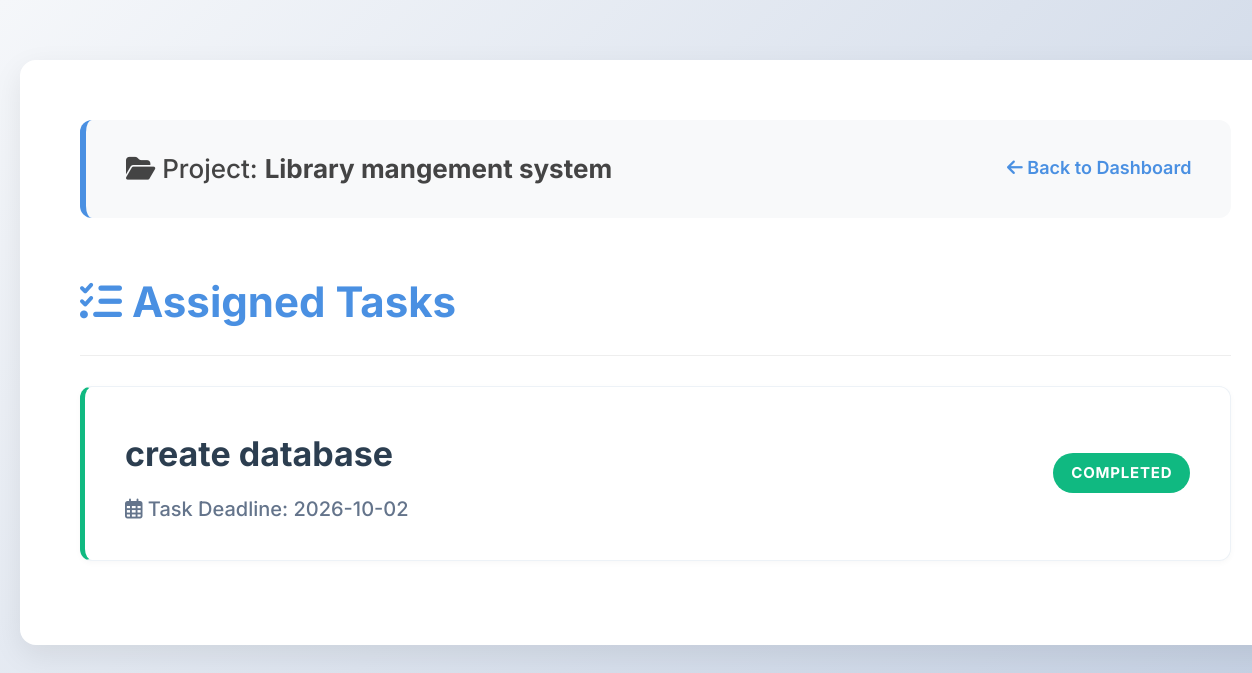
Page /project/6 (signed in) on the committed database.
### tables this page shows
CREATE TABLE projects (
            id INTEGER PRIMARY KEY AUTOINCREMENT,
            title TEXT NOT NULL,
            manager_id INTEGER,
            deadline DATE,
            status TEXT DEFAULT 'Ongoing'
        );

CREATE TABLE tasks (
            id INTEGER PRIMARY KEY AUTOINCREMENT,
            project_id INTEGER,
            developer_id INTEGER,
            title TEXT NOT NULL,
            deadline DATE,
            is_completed BOOLEAN DEFAULT 0,
            FOREIGN KEY (project_id) REFERENCES projects (id)
        );

### app.py (the view)
@app.route('/project/<int:project_id>')
def project_detail(project_id):
    if 'username' not in session:
        return redirect(url_for('login'))
    conn = get_db_connection()
    user_role = session.get('role')
    user_id = session.get('user_id')
    project = conn.execute('SELECT * FROM projects WHERE id = ?', (project_id,)).fetchone()
    if not project:
        conn.close()
        return "Project not found.", 404
    if user_role == 'manager':
        if project['manager_id'] != user_id:
            conn.close()
            return "Access Denied: You do not own this project.", 403
    elif user_role == 'developer':
        assigned_check = conn.execute('SELECT * FROM tasks WHERE project_id = ? AND developer_id = ?', (project_id, user_id)).fetchone()
        if not assigned_check:
            conn.close()
            return "Access Denied: You are not assigned to any tasks in this project.", 403
    if user_role == 'admin' or user_role == 'manager':
        tasks = conn.execute('SELECT * FROM tasks WHERE project_id = ?', (project_id,)).fetchall()
    else:
        tasks = conn.execute('SELECT * FROM tasks WHERE project_id = ? AND developer_id = ?', (project_id, user_id)).fetchall()
    conn.close()
    today = date.today().strftime('%Y-%m-%d')
    return render_template('project_detail.html', project=project, tasks=tasks, today=today, role=user_role)

### app.py (called while the page is built)
def get_db_connection():
    conn = sqlite3.connect('project_manager.db', timeout=10.0)
    conn.row_factory = sqlite3.Row
    return conn

### templates/project_detail.html (shortened to what this page needs)
<!DOCTYPE html>
<html>
<head>
    <link rel="stylesheet" href="https://cdnjs.cloudflare.com/ajax/libs/font-awesome/6.4.0/css/all.min.css">
    <link rel="stylesheet" href="{{ url_for('static', filename='style.css') }}">
</head>
<body>
    <div class="container">
        <div class="nav-bar">
            <span><i class="fas fa-folder-open"></i> Project: <strong>{{ project['title'] }}</strong></span>
            <a href="/" style="color: #4a90e2; font-weight: 600; text-decoration: none;">
                <i class="fas fa-arrow-left"></i> Back to Dashboard
            </a>
        </div>
        <h2 style="margin-bottom: 20px;"><i class="fas fa-tasks"></i> Assigned Tasks</h2>
        <hr style="border: 0; height: 1px; background: #eee; margin-bottom: 30px;">
        <ul>
            {% for task in tasks %}
                {% if task['is_completed'] == 1 %}
                    {% set badge_class = 'badge-green' %}
                    {% set status_text = 'Completed' %}
                    {% set border_color = '#10b981' %}
                {% elif today > task['deadline'] %}
                    {% set badge_class = 'badge-red' %}
                    {% set status_text = 'Overdue' %}
                    {% set border_color = '#ef4444' %}
                {% else %}
                    {% set badge_class = 'badge-blue' %}
                    {% set status_text = 'In Progress' %}
                    {% set border_color = '#3b82f6' %}
                {% endif %}
                <li class="task-card" style="border-left: 5px solid {{ border_color }}; display: flex; justify-content: space-between; align-items: center;">
                    <div>
                        <a href="/task/{{ task['id'] }}" class="task-title" style="display: inline-block; margin-top: 5px;">
                            {{ task['title'] }}
                        </a>
                        <br>
                        <small style="color: #64748b; font-weight: 500;">
                            <i class="far fa-calendar-alt"></i> Task Deadline: {{ task['deadline'] }}
                        </small>
                    </div>
                    <span class="badge {{ badge_class }}">{{ status_text }}</span>
                </li>
            {% else %}
                <p style="color: #94a3b8; font-style: italic;">No tasks assigned to this project yet.</p>
            {% endfor %}
        </ul>
    </div>
</body>
</html>

### static/style.css (style rules this page uses)
body { font-family: 'Inter', sans-serif; background: linear-gradient(135deg, #f5f7fa 0%, #c3cfe2 100%); background-attachment: fixed; color: #333; line-height: 1.6; margin: 0; padding: 40px 20px; font-size: 18px; }
h2 { font-size: 42px; color: #1a252f; font-weight: 700; margin-bottom: 30px; }
.container { width: 95%; max-width: 1400px; margin: 20px auto; background: #ffffff; padding: 60px; border-radius: 16px; box-shadow: 0 10px 30px rgba(0,0,0,0.08); }
.container h2, .container h2 i { color: #4a90e2; }
.nav-bar { display: flex; justify-content: space-between; align-items: center; background-color: #f8f9fa; padding: 28px 40px; border-radius: 12px; margin-bottom: 50px; border-left: 6px solid #4a90e2; }
.nav-bar span { font-size: 26px; font-weight: 500; color: #444; }
ul { list-style-type: none; padding: 0; }
li.task-card { background: #ffffff; margin: 24px 0; padding: 35px 40px; border-radius: 12px; border: 1px solid #edf2f7; box-shadow: 0 2px 6px rgba(0,0,0,0.03); transition: transform 0.2s, box-shadow 0.2s; display: flex; justify-content: space-between; align-items: center; }
a.task-title { color: #2c3e50; font-size: 34px; font-weight: 700; text-decoration: none; transition: color 0.2s; display: block; margin-bottom: 12px; }
li.task-card small, .task-card p { font-size: 20px; color: #64748b; }
.badge { padding: 8px 18px; border-radius: 20px; font-size: 15px; font-weight: 700; color: white; display: inline-block; margin-left: 12px; text-transform: uppercase; letter-spacing: 0.8px; }
.badge-green { background-color: #10b981; }

### rows in the picture
projects: title "Library mangement system"
tasks: title "create database", deadline "2026-10-02", status_text "COMPLETED"
